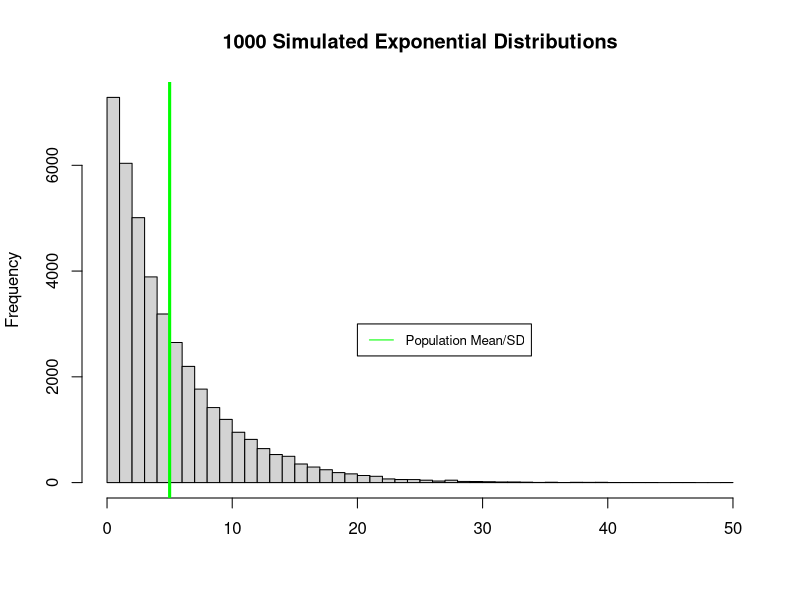
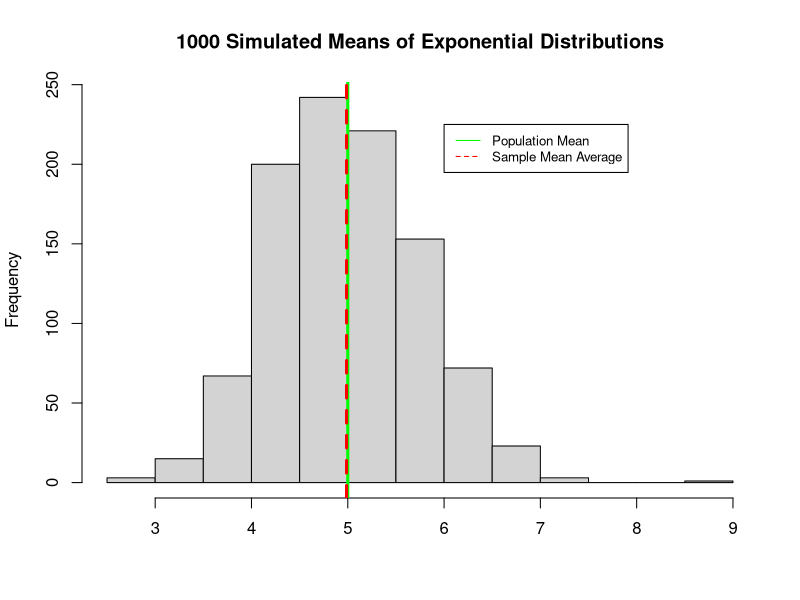
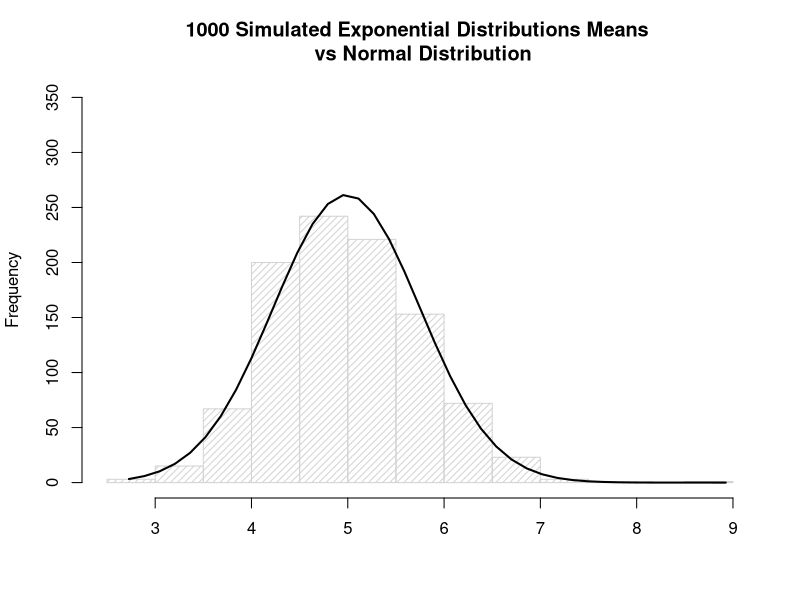
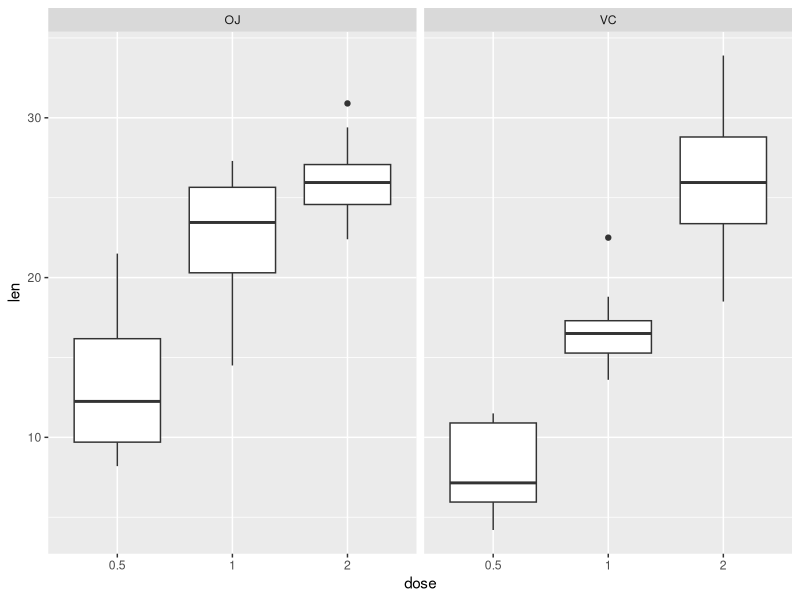

These charts were generated, in order, by the following R code: (Note: this script raises an error after producing the figures.)
##----------------------------------------------------------------------------
##----------------------------------------------------------------------------
##
##  File name:  Assignment.R
##  Date:       08JUNE2019
##
##  Assignment for Statistical Inference
##  
##
##----------------------------------------------------------------------------
##----------------------------------------------------------------------------

##----------------------------------------------------------------------------
## Library
##----------------------------------------------------------------------------

library(ggplot2)
library(dplyr)

##----------------------------------------------------------------------------
## Simulation
##----------------------------------------------------------------------------

#The exponential distribution can be simulated in R with rexp(n, lambda) 
#lambda is the rate parameter, lambda = 0.2 for all of the simulations
#mean of exponential distribution is 1/lambda - population mean
#standard deviation is also 1/lambda - population standard deviation
#variance is standard deviation - (1/lambda)^2
#investigate the distribution of averages of 40 exponentials = n?
#need to do a thousand simulations.

lambda = 0.2
n <- 40

#calculate population parameters
pop.mean <- 1/lambda
pop.sd <- 1/lambda
pop.variance <- 1/lambda^2

# Question 1

#If CTL holds, the average of mean samples should be close to the population mean
#(5) and a variance close to the sd^2/n as size of sample (n) becomes sufficiently
#large

print(pop.mean)

#The theoretical mean should be 5
#Calculating the average of means in 1000 simulations
expo <- NULL
for (i in 1 : 1000) expo = c(expo, rexp(40, 0.2))
hist(expo, main = "1000 Simulated Exponential Distributions", xlab = "", breaks = 50)
abline(v =5, col = "green", lwd = 3)
legend(20, 3000, legend="Population Mean/SD",
       col="green", lty=1, cex = 0.8)

expo_mean <- NULL
for (i in 1 : 1000) expo_mean = c(expo_mean, mean(rexp(40, 0.2)))
hist(expo_mean, main = "1000 Simulated Means of Exponential Distributions", xlab = "")
abline(v = 5, col = "green", lwd = 3)
abline(v = mean(expo_mean), col = "red", lwd = 3, lty =2)
legend(6, 225, legend = c("Population Mean", "Sample Mean Average"),
       col=c("green","red"), lty=c(1,2), cex = 0.8)

print(mean(expo_mean))

#Question 2

#overlay a random uniform and see how closely they match
#then theoretically calculate the mean
#overlay variance of normal
#theoretically calculate variance and see how lines up


theor.variance <- pop.variance/n
print(theor.variance)

sam.variance <- var(expo_mean)
print(sam.variance)

# Question 3

# Overlay a normal distribution with a mean of 5, standard deviation of
# .79

#plot a normal distribution in R

h <- hist(expo_mean, breaks = 10, density = 20,
          col = "lightgray", ylim = c(0,350),
          main = "1000 Simulated Exponential Distributions Means \n vs Normal Distribution", 
          xlab = "") 
xfit <- seq(min(expo_mean), max(expo_mean), length = 40) 
yfit <- dnorm(xfit, mean = mean(expo_mean), sd = sd(expo_mean)) 
yfit <- yfit * diff(h$mids[1:2]) * length(expo_mean) 
lines(xfit, yfit, col = "black", lwd = 2)

##----------------------------------------------------------------------------
## Part 2
##----------------------------------------------------------------------------

#want to determine if each combination of dose and supp has significant impact on growth
#null hypothesis is there is no growth

#want to review context of data
#https://stat.ethz.ch/R-manual/R-devel/library/datasets/html/ToothGrowth.html
#The response is the length of odontoblasts (cells responsible for tooth growth) 
#in 60 guinea pigs. Each animal received one of three dose levels of vitamin C (0.5, 1, and 2 mg/day) 
#by one of two delivery methods, orange juice or ascorbic acid (a form of vitamin C and coded as VC).
#Does difference in supplement or dose change tooth growth?
#Ho OJ

df <- ToothGrowth

#review data frame
#min 4.2, max 33.9, median 19.25, mean 18.8, sd 7.65

print(head(df))
print(dim(df))
print(fivenum(df$len))
print(mean(df$len))
print(sd(df$len))

#find NAs - no NAs
num.NA.obs <- length(df[complete.cases(df) == FALSE,]$len)
#Observation - no missing or strange values

#aggregate to see differences
ag.mean.df <- aggregate(.~supp+dose, df, mean)
ag.mean.df <- ag.mean.df %>%
        rename(mean.length = len)
ag.mean.df$mean <- round(ag.mean.df$mean, digits = 2)

ag.sd.df <- aggregate(.~supp+dose, df, sd)
ag.sd.df <- ag.sd.df %>%
        rename(sd.length = len)
ag.sd.df$sd <- round(ag.sd.df$sd, digits = 2)

ag.mean.sd <- inner_join(ag.mean.df,ag.sd.df)

ag.mean.sd <- ag.mean.sd[with(ag.mean.sd, order(supp, dose)),]

#Observation - mean increases in all cases, standard deviation shrinks with OJ
# but increases with VC, no crazy outliers

#create a plot of different values
df$dose <- as.factor(df$dose)
a <- ggplot(df, aes(x=dose, y=len)) + geom_boxplot() +
        facet_grid(.~supp)

plot(a)
#Observation - VC has large range in values

#approach - t.test 
#level significance (alpha) - 0.05, one tailed ho = ha, ha > ho
#assumption iid, normal distribution, randomnized, not paired

#calculations
#treat each as separate on off
#Calculate CI to see if ho rejected, is 0 in range
#Calculate p-value, see if it is above alpha of .975

#create subsets




small.dose.len <- df %>%
        filter(len, dose == 0.5) 

med.dose.len <- df %>%
        filter(len, dose == 1) 

high.dose.len <- df %>%
        filter(len, dose == 2) 

#subset data into distinct groups so can compare
#1 oj vs ac
#2 control does oj vs ac per does
#3 time intervals .1 vs .5 etc

OJ.small.len <- small.dose.len %>%
        filter(len, supp == "OJ")
VC.small.len <- small.dose.len %>%
        filter(len, supp == "VC")
OJ.med.len <- med.dose.len %>%
        filter(len, supp == "OJ")
VC.med.len <- med.dose.len %>%
        filter(len, supp == "VC")
OJ.high.len <- high.dose.len %>%
        filter(len, supp == "OJ")
VC.high.len <- high.dose.len %>%
        filter(len, supp == "VC")
# OJ vs VC
print("OJ vs VC")
print(t.test(len ~ supp, data = df))

# OJ vs VC compared according to doses
print("OJ vs VC compared according to doses")
print(t.test(len ~ supp, data = rbind(OJ.small.len, VC.small.len)))
print(t.test(len ~ supp, data = rbind(OJ.med.len, VC.med.len)))
print(t.test(len ~ supp, data = rbind(OJ.high.len, VC.high.len)))

# Different dose
print("Different dose")
print(t.test(len ~ dose, data = rbind(small.dose.len, med.dose.len)))
print(t.test(len ~ dose, data = rbind(med.dose.len, high.dose.len)))
print(t.test(len ~ dose, data = rbind(small.dose.len, high.dose.len)))

# Dose compared according to supp
print("Dose compared according to supp")
print(t.test(len ~ dose, data = rbind(OJ.small.len, OJ.med.len)))
print(t.test(len ~ dose, data = rbind(OJ.med.len, OJ.high.len)))
print(t.test(len ~ dose, data = rbind(OJ.small.len, OJ.high.len)))
print(t.test(len ~ dose, data = rbind(VC.small.len, VC.med.len)))
print(t.test(len ~ dose, data = rbind(VC.med.len, VC.high.len)))
print(t.test(len ~ dose, data = rbind(VC.small.len, VC.high.len)))
